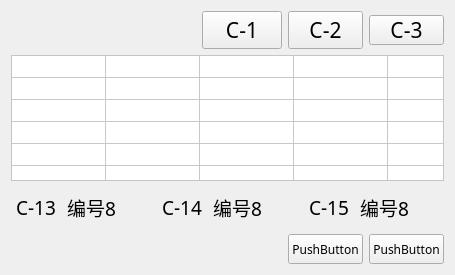
   <widget class="QWidget" name="">
    <property name="geometry">
     <rect>
      <x>2160</x>
      <y>300</y>
      <width>455</width>
      <height>275</height>
     </rect>
    </property>
    <layout class="QVBoxLayout" name="verticalLayout">
     <item>
      <layout class="QHBoxLayout" name="horizontalLayout_17">
       <item>
        <spacer name="horizontalSpacer">
         <property name="orientation">
          <enum>Qt::Horizontal</enum>
         </property>
         <property name="sizeHint" stdset="0">
          <size>
           <width>208</width>
           <height>20</height>
          </size>
         </property>
        </spacer>
       </item>
       <item>
        <widget class="QPushButton" name="pushButton">
         <property name="font">
          <font>
           <family>黑体</family>
           <pointsize>16</pointsize>
          </font>
         </property>
         <property name="text">
          <string>C-1</string>
         </property>
        </widget>
       </item>
       <item>
        <widget class="QPushButton" name="pushButton_2">
         <property name="minimumSize">
          <size>
           <width>75</width>
           <height>30</height>
          </size>
         </property>
         <property name="font">
          <font>
           <family>黑体</family>
           <pointsize>16</pointsize>
          </font>
         </property>
         <property name="text">
          <string>C-2</string>
         </property>
        </widget>
       </item>
       <item>
        <widget class="QPushButton" name="pushButton_3">
         <property name="minimumSize">
          <size>
           <width>75</width>
           <height>30</height>
          </size>
         </property>
         <property name="maximumSize">
          <size>
           <width>75</width>
           <height>30</height>
          </size>
         </property>
         <property name="font">
          <font>
           <family>黑体</family>
           <pointsize>16</pointsize>
          </font>
         </property>
         <property name="text">
          <string>C-3</string>
         </property>
        </widget>
       </item>
      </layout>
     </item>
     <item>
      <widget class="QTableWidget" name="tableWidget31">
       <property name="minimumSize">
        <size>
         <width>385</width>
         <height>126</height>
        </size>
       </property>
       <property name="maximumSize">
        <size>
         <width>470</width>
         <height>126</height>
        </size>
       </property>
       <property name="font">
        <font>
         <pointsize>11</pointsize>
        </font>
       </property>
       <property name="styleSheet">
        <string notr="true">gridline-color: rgb(200, 200, 200);
background-color: rgb(255, 255, 255);
</string>
       </property>
       <property name="verticalScrollBarPolicy">
        <enum>Qt::ScrollBarAlwaysOff</enum>
       </property>
       <property name="horizontalScrollBarPolicy">
        <enum>Qt::ScrollBarAlwaysOff</enum>
       </property>
       <property name="dragDropOverwriteMode">
        <bool>true</bool>
       </property>
       <property name="selectionMode">
        <enum>QAbstractItemView::NoSelection</enum>
       </property>
       <property name="textElideMode">
        <enum>Qt::ElideLeft</enum>
       </property>
       <property name="verticalScrollMode">
        <enum>QAbstractItemView::ScrollPerItem</enum>
       </property>
       <property name="horizontalScrollMode">
        <enum>QAbstractItemView::ScrollPerItem</enum>
       </property>
       <property name="rowCount">
        <number>6</number>
       </property>
       <property name="columnCount">
        <number>5</number>
       </property>
       <attribute name="horizontalHeaderVisible">
        <bool>false</bool>
       </attribute>
       <attribute name="horizontalHeaderDefaultSectionSize">
        <number>94</number>
       </attribute>
       <attribute name="horizontalHeaderMinimumSectionSize">
        <number>94</number>
       </attribute>
       <attribute name="horizontalHeaderShowSortIndicator" stdset="0">
        <bool>false</bool>
       </attribute>
       <attribute name="horizontalHeaderStretchLastSection">
        <bool>true</bool>
       </attribute>
       <attribute name="verticalHeaderVisible">
        <bool>false</bool>
       </attribute>
       <attribute name="verticalHeaderDefaultSectionSize">
        <number>21</number>
       </attribute>
       <attribute name="verticalHeaderMinimumSectionSize">
        <number>21</number>
       </attribute>
       <attribute name="verticalHeaderStretchLastSection">
        <bool>true</bool>
       </attribute>
       <row>
        <property name="text">
         <string>新建行</string>
        </property>
        <property name="font">
         <font>
          <family>Agency FB</family>
          <pointsize>11</pointsize>
         </font>
        </property>
       </row>
       <row>
        <property name="text">
         <string>新建行</string>
        </property>
        <property name="font">
         <font>
          <family>Agency FB</family>
          <pointsize>11</pointsize>
         </font>
        </property>
       </row>
       <row>
        <property name="text">
         <string>新建行</string>
        </property>
        <property name="font">
         <font>
          <family>Agency FB</family>
          <pointsize>11</pointsize>
         </font>
        </property>
       </row>
       <row>
        <property name="text">
         <string>新建行</string>
        </property>
        <property name="font">
         <font>
          <family>Agency FB</family>
          <pointsize>11</pointsize>
         </font>
        </property>
       </row>
       <row>
        <property name="text">
         <string>新建行</string>
        </property>
        <property name="font">
         <font>
          <family>Agency FB</family>
          <pointsize>11</pointsize>
         </font>
        </property>
       </row>
       <row/>
       <column>
        <property name="text">
         <string>新建列</string>
        </property>
        <property name="font">
         <font>
          <pointsize>11</pointsize>
         </font>
        </property>
       </column>
       <column>
        <property name="text">
         <string>新建列</string>
        </property>
        <property name="font">
         <font>
          <pointsize>11</pointsize>
         </font>
        </property>
       </column>
       <column>
        <property name="text">
         <string>新建列</string>
        </property>
        <property name="font">
         <font>
          <family>Agency FB</family>
          <pointsize>11</pointsize>
         </font>
        </property>
       </column>
       <column>
        <property name="text">
         <string>新建列</string>
        </property>
        <property name="font">
         <font>
          <family>Agency FB</family>
          <pointsize>11</pointsize>
         </font>
        </property>
       </column>
       <column/>
       <item row="0" column="0">
        <property name="text">
         <string/>
        </property>
        <property name="font">
         <font>
          <pointsize>11</pointsize>
         </font>
        </property>
       </item>
      </widget>
     </item>
     <item>
      <layout class="QHBoxLayout" name="horizontalLayout_16">
       <item>
        <widget class="QLabel" name="label_10">
         <property name="minimumSize">
          <size>
           <width>50</width>
           <height>25</height>
          </size>
         </property>
         <property name="maximumSize">
          <size>
           <width>120</width>
           <height>16777215</height>
          </size>
         </property>
         <property name="font">
          <font>
           <family>黑体</family>
           <pointsize>14</pointsize>
          </font>
         </property>
         <property name="text">
          <string>C-13</string>
         </property>
         <property name="alignment">
          <set>Qt::AlignCenter</set>
         </property>
        </widget>
       </item>
       <item>
        <widget class="QLabel" name="label_12">
         <property name="minimumSize">
          <size>
           <width>50</width>
           <height>0</height>
          </size>
         </property>
         <property name="maximumSize">
          <size>
           <width>120</width>
           <height>16777215</height>
          </size>
         </property>
         <property name="font">
          <font>
           <family>黑体</family>
           <pointsize>14</pointsize>
          </font>
         </property>
         <property name="text">
          <string>编号8</string>
         </property>
         <property name="alignment">
          <set>Qt::AlignLeading|Qt::AlignLeft|Qt::AlignVCenter</set>
         </property>
        </widget>
       </item>
       <item>
        <spacer name="horizontalSpacer_6">
         <property name="orientation">
          <enum>Qt::Horizontal</enum>
         </property>
         <property name="sizeHint" stdset="0">
          <size>
           <width>40</width>
           <height>20</height>
          </size>
         </property>
        </spacer>
       </item>
       <item>
        <widget class="QLabel" name="label_11">
         <property name="minimumSize">
          <size>
           <width>50</width>
           <height>0</height>
          </size>
         </property>
         <property name="maximumSize">
          <size>
           <width>120</width>
           <height>16777215</height>
          </size>
         </property>
         <property name="font">
          <font>
           <family>黑体</family>
           <pointsize>14</pointsize>
          </font>
         </property>
         <property name="text">
          <string>C-14</string>
         </property>
         <property name="alignment">
          <set>Qt::AlignCenter</set>
         </property>
        </widget>
       </item>
       <item>
        <widget class="QLabel" name="label_15">
         <property name="minimumSize">
          <size>
           <width>50</width>
           <height>0</height>
          </size>
         </property>
         <property name="maximumSize">
          <size>
           <width>120</width>
           <height>16777215</height>
          </size>
         </property>
         <property name="font">
          <font>
           <family>黑体</family>
           <pointsize>14</pointsize>
          </font>
         </property>
         <property name="text">
          <string>编号8</string>
         </property>
         <property name="alignment">
          <set>Qt::AlignLeading|Qt::AlignLeft|Qt::AlignVCenter</set>
         </property>
        </widget>
       </item>
       <item>
        <spacer name="horizontalSpacer_7">
         <property name="orientation">
          <enum>Qt::Horizontal</enum>
         </property>
         <property name="sizeHint" stdset="0">
          <size>
           <width>40</width>
           <height>20</height>
          </size>
         </property>
        </spacer>
       </item>
       <item>
        <widget class="QLabel" name="label_14">
         <property name="minimumSize">
          <size>
           <width>50</width>
           <height>0</height>
          </size>
         </property>
         <property name="maximumSize">
          <size>
           <width>120</width>
           <height>16777215</height>
          </size>
         </property>
         <property name="font">
          <font>
           <family>黑体</family>
           <pointsize>14</pointsize>
          </font>
         </property>
         <property name="text">
          <string>C-15</string>
         </property>
         <property name="alignment">
          <set>Qt::AlignCenter</set>
         </property>
        </widget>
       </item>
       <item>
        <widget class="QLabel" name="label_13">
         <property name="minimumSize">
          <size>
           <width>50</width>
           <height>0</height>
          </size>
         </property>
         <property name="maximumSize">
          <size>
           <width>120</width>
           <height>16777215</height>
          </size>
         </property>
         <property name="font">
          <font>
           <family>黑体</family>
           <pointsize>14</pointsize>
          </font>
         </property>
         <property name="text">
          <string>编号8</string>
         </property>
         <property name="alignment">
          <set>Qt::AlignLeading|Qt::AlignLeft|Qt::AlignVCenter</set>
         </property>
        </widget>
       </item>
       <item>
        <spacer name="horizontalSpacer_8">
         <property name="orientation">
          <enum>Qt::Horizontal</enum>
         </property>
         <property name="sizeHint" stdset="0">
          <size>
           <width>40</width>
           <height>20</height>
          </size>
         </property>
        </spacer>
       </item>
      </layout>
     </item>
     <item>
      <layout class="QHBoxLayout" name="horizontalLayout_12">
       <item>
        <spacer name="horizontalSpacer_9">
         <property name="orientation">
          <enum>Qt::Horizontal</enum>
         </property>
         <property name="sizeHint" stdset="0">
          <size>
           <width>40</width>
           <height>20</height>
          </size>
         </property>
        </spacer>
       </item>
       <item>
        <widget class="QPushButton" name="pushButton_7">
         <property name="minimumSize">
          <size>
           <width>75</width>
           <height>30</height>
          </size>
         </property>
         <property name="maximumSize">
          <size>
           <width>75</width>
           <height>30</height>
          </size>
         </property>
         <property name="font">
          <font>
           <family>黑体</family>
          </font>
         </property>
         <property name="text">
          <string>PushButton</string>
         </property>
        </widget>
       </item>
       <item>
        <widget class="QPushButton" name="pushButton_8">
         <property name="minimumSize">
          <size>
           <width>75</width>
           <height>30</height>
          </size>
         </property>
         <property name="maximumSize">
          <size>
           <width>75</width>
           <height>30</height>
          </size>
         </property>
         <property name="font">
          <font>
           <family>黑体</family>
          </font>
         </property>
         <property name="text">
          <string>PushButton</string>
         </property>
        </widget>
       </item>
      </layout>
     </item>
    </layout>
   </widget>
